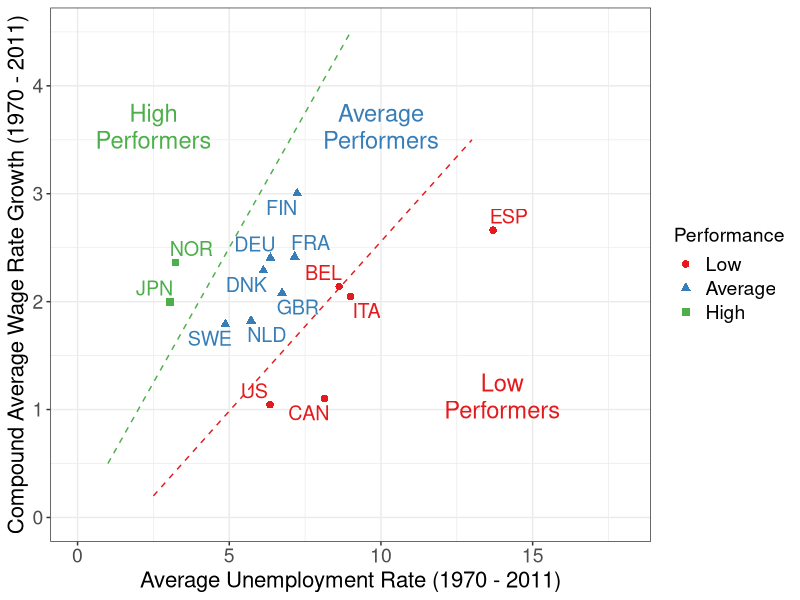

Reproduce this figure in R.
require(ggplot2)
require(ggrepel)
library(RColorBrewer)

pdf(file = "employment/employment_unemployment_wages_data.pdf", width = 9, height = 7)
#Import data
wageunions <- read.csv("employment/unions_data_wages.csv")
#Set color palette
COL <- brewer.pal(3, "Set1")
#Plot initial data with ggplot
u1 <- ggplot(wageunions,aes(x = UnemploymentAvg, y = RealWageGrowth, 
                            color = factor(Performance), 
                            shape = factor(Performance)))
#Add bells and whistles to plot
u1 + 
  geom_point(size = 2.2) + 
  coord_cartesian(xlim = c(0, 18), ylim = c(0, 4.5))+
  xlab("Average Unemployment Rate (1970 - 2011)") + 
  ylab("Compound Average Wage Rate Growth (1970 - 2011)") + 
  theme_bw() +
  theme(axis.title = element_text(size = 16), 
        axis.text = element_text(size = 14), 
        legend.title = element_text(size = 14), 
        legend.text = element_text(size = 14)) + 
  scale_color_brewer(palette="Set1", name = "Performance", 
                     labels = c("Low", "Average", "High")) +
  scale_shape_discrete(name = "Performance", 
                       labels = c("Low", "Average", "High")) + 
  annotate("text", x = 14, y = 1.25, label = "Low", color = COL[1], size = 6) + 
  annotate("text", x = 14, y = 1, label = "Performers", color = COL[1], size = 6) + 
  annotate("segment", x = 2.5, xend = 13, y = 0.2, yend = 3.5, color = COL[1], lty = 2) + 
  annotate("text", x = 10, y = 3.75, label = "Average", color = COL[2], size = 6) + 
  annotate("text", x = 10, y = 3.5, label = "Performers", color = COL[2], size = 6) + 
  annotate("text", x = 2.5, y = 3.75, label = "High", color = COL[3], size = 6) +
  annotate("text", x = 2.5, y = 3.5, label = "Performers", color = COL[3], size = 6) +
  annotate("segment", x = 1, xend = 9, y = 0.5, yend = 4.5, color = COL[3], lty = 2) + 
  geom_text_repel(aes(label = Country), size = 5, show.legend = FALSE) 
dev.off()
